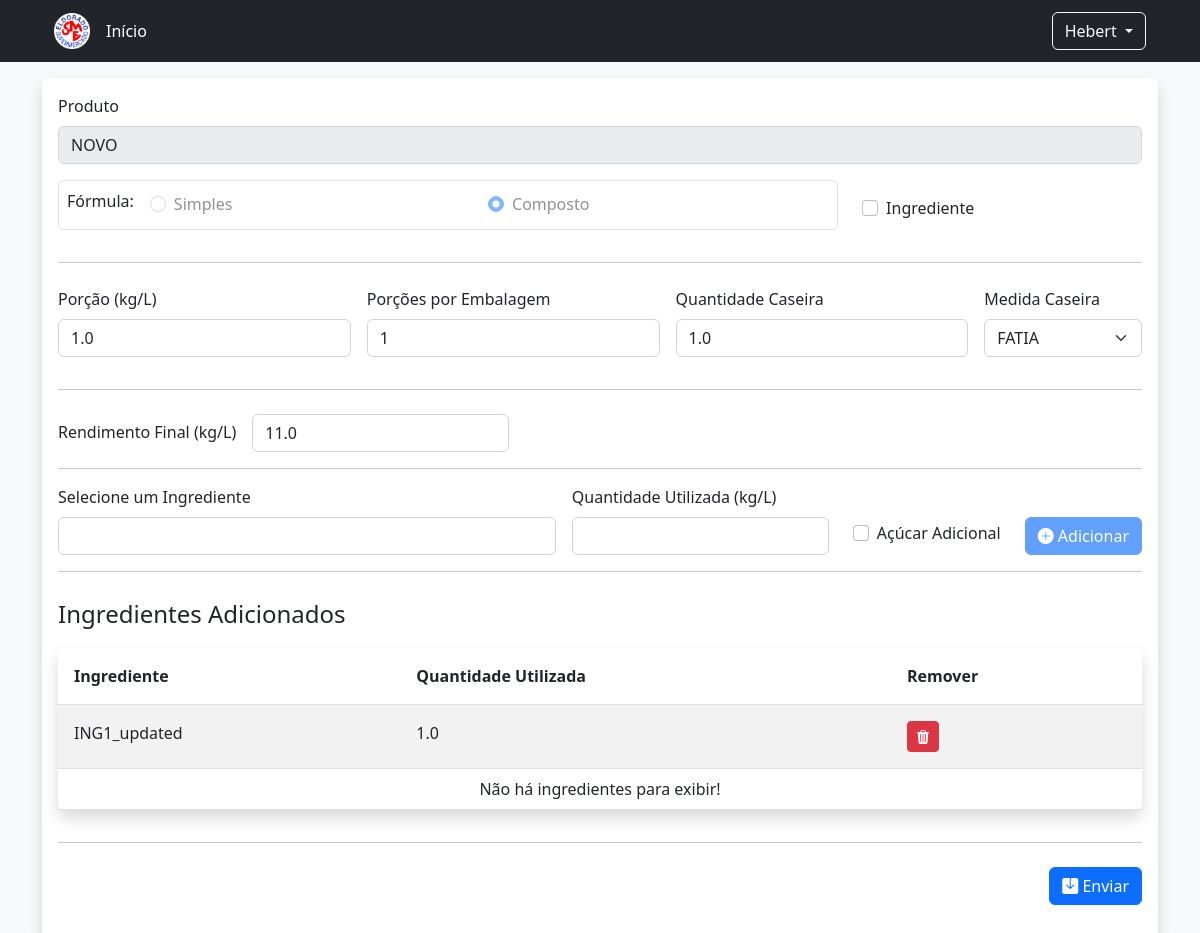
Screenshot of /cadastro/edita_item/17 with the database file from the repository.
### cadastros/models.py (models this page shows, shortened)
class Item(models.Model):
    descricao = models.CharField('Descrição', max_length=150, unique=True)
    ingrediente = models.BooleanField('Ingrediente', default=False)
    composto = models.BooleanField('Composto', default=False)

class Nutricional(models.Model):
    item = models.OneToOneField(Item, on_delete=models.CASCADE)
    quantidade_porcao = models.FloatField('Porção', default=0.0)
    quantidade_embalagem = models.IntegerField('Quantidade por Embalagem', default=1)
    quantidade_medida_caseira = models.FloatField('Quantidade da Medida Caseira', default=0.0)
    medida_caseira = models.ForeignKey(MedidaCaseira, on_delete=models.PROTECT)
    valor_energetico = models.FloatField('Valor Energético', default=0.0)
    carboidrato = models.FloatField('Carboidratos', default=0.0)
    acucar_total = models.FloatField('Açúcares Totais', default=0.0)
    acucar_adicionado = models.FloatField('Açúcares Adicionados', default=0.0)
    proteina = models.FloatField('Proteinas', default=0.0)
    gordura_total = models.FloatField('Gorduras Totais', default=0.0)
    gordura_saturada = models.FloatField('Gorduras Saturadas', default=0.0)
    gordura_trans = models.FloatField('Gorduras Trans', default=0.0)
    fibra_alimentar = models.FloatField('Fibra Alimentar', default=0.0)
    sodio = models.FloatField('Sódio', default=0.0)
    alto_acucar = models.BooleanField('Alto Açúcar Adicionado', default=False)
    alto_gordura = models.BooleanField('Alto Gordura Saturada', default=False)
    alto_sodio = models.BooleanField('Alto Sódio', default=False)

class MedidaCaseira(models.Model):
    descricao = models.CharField('Descrição', max_length=100, unique=True)

class RendimentoItem(models.Model):
    item = models.OneToOneField(Item, on_delete=models.CASCADE)
    quantidade_rendimento = models.FloatField('Quantidade da Medida Caseira', default=0.0)

class ComposicaoItem(models.Model):
    produto_final = models.ForeignKey(Item, on_delete=models.CASCADE, related_name="composicao_prod_final")
    ingrediente = models.ForeignKey(Item, on_delete=models.PROTECT, related_name="composicao_ingrediente")
    quantidade_ingrediente = models.FloatField('Quantidade do Ingrediente', default=0.0)
    acucar_adicional = models.BooleanField('Açúcar Adicional', default=False)

### cadastros/views.py (the view)
# urls.py: path('edita_item/<int:id_item>', views.edita_item, name='edita_item'),
def edita_item(request, id_item):
    if request.method == 'POST':
        try:
            data_post : json = json.loads(request.body.decode("utf-8"))
            composto : bool = data_post['composto']
        except:
            composto  : str = request.POST.get('radioFormula')
            composto : bool = true_or_false(composto)
        if not composto:
            ...
    else:
        try:
            item = Item.objects.get(id=id_item)
        except Exception as e:
            messages.add_message(request, constants.ERROR, 'Item não encontrado!')
            return redirect('lista_item')
        ingredientes : Type[Item] = Item.objects.filter(ingrediente=True).order_by('descricao')
        medidas_caseiras : Type[MedidaCaseira] = MedidaCaseira.objects.all().order_by('descricao')
        context : dict[str] = {
            'item' : item,
            'ingredientes': ingredientes,
            'medidas_caseiras' : medidas_caseiras,
            'item_ingredientes' : ComposicaoItem.objects.filter(produto_final=item),
        }
        return render(request, 'edita_item.html', context)

### cadastros/templates/edita_item.html (shortened to what this page needs)
{% extends "base.html" %}
{% load static %}
{% block body %}
    <form action="{% url 'edita_item' item.id %}" method="post" id="formItem" name="formItem" class="d-flex flex-column">{% csrf_token %}
        <div class="d-flex flex-row flex-wrap align-items-end mb-3 gap-3">
            <div class="d-flex flex-column flex-fill">
                <label class="form-label" for="produto">Produto</label>
                <input type="text" class="form-control" name="produto" id="produto" value="{{ item.descricao }}" disabled requred>
            </div>
        </div>
        <div class="d-flex flex-row flex-wrap align-items-end mb-3 gap-3">
            <div class="d-flex align-items-center gap-3 border rounded p-2" style="flex-grow: 3;">
                <p class="form-label">Fórmula: </p>
                <div class="form-check flex-fill">
                    <input class="form-check-input" type="radio" name="radioFormula" id="radioSimples" value="False" disabled
                    {% if not item.composto %}checked{% endif %}>
                    <label class="form-check-label" for="radioSimples">
                        Simples
                    </label>
                </div>
                <div class="form-check flex-fill">
                    <input class="form-check-input" type="radio" name="radioFormula" id="radioComposto" value="True" disabled
                    {% if item.composto %}checked{% endif %}>
                    <label class="form-check-label" for="radioComposto">
                        Composto
                    </label>
                </div>
            </div>
            <div class="d-flex align-items-center gap-2 p-2" style="flex-grow: 1;">
                <div class="form-check">
                <input class="form-check-input" type="checkbox" value="True" name="ingrediente" id="ingrediente" {% if item.ingrediente %}checked{% endif %}>
                <label class="form-check-label" for="ingrediente">
                    Ingrediente
                </label>
                </div>
            </div>
        </div>
        <hr class="mb-4">
        <div class="d-flex flex-row  flex-wrap align-items-end mb-3 gap-3">
            <div class="d-flex flex-column flex-fill">
                <label class="form-label" for="quantidadePorcao">
                    Porção (kg/L)
                </label>
                <input type="number" class="form-control" name="quantidadePorcao" id="quantidadePorcao" min="0.01" step="0.01" required value="{{ item.nutricional.quantidade_porcao | escape | default:"0" }}">
            </div>
            <div class="d-flex flex-column flex-fill">
                <label class="form-label" for="quantidadeEmbalagem">
                    Porções por Embalagem
                </label>
                <input type="number" class="form-control" name="quantidadeEmbalagem" id="quantidadeEmbalagem" min="0" step="1" required
                value="{{ item.nutricional.quantidade_embalagem | escape | default:"0" }}">
            </div>
            <div class="d-flex flex-column flex-fill">
                <label class="form-label" for="quantidadeCaseira">
                    Quantidade Caseira
                </label>
                <input type="number" class="form-control" name="quantidadeCaseira" id="quantidadeCaseira" min="0" step="0.01" required
                value="{{ item.nutricional.quantidade_medida_caseira | escape | default:"0" }}">
            </div>
            <div class="d-flex flex-column flex-fill">
                <label class="form-label" for="medidaCaseira">
                    Medida Caseira
                </label>
                <select class="form-select" name="medidaCaseira" id="medidaCaseira" required>
                    {% for mc in medidas_caseiras %}
                        <option value="{{ mc.id }}"
                        {% if item.nutricional.medida_caseira.id == mc.id %}
                            selected
                        {% endif %}>
                            {{ mc.descricao }}
                        </option>
                    {% endfor %}
                </select>
            </div>
        </div>
        <hr class="mb-4">
        {% if not item.composto %}
        <section id="sectionSimples" name="sectionSimples">
            <div class="d-flex flex-row flex-wrap align-items-end mb-3 gap-3">
                <div class="d-flex flex-column flex-fill">
                    <label class="form-label" for="valorEnergetico">
                        Valor Energetico (kcal)
                    </label>
                    <input type="number" class="form-control" name="valorEnergetico" id="valorEnergetico" min="0" step="0.01" required
                    value="{{ item.nutricional.valor_energetico | escape | default:"0" }}">
                </div>
                <div class="d-flex flex-column flex-fill">
                    <label class="form-label" for="carboidrato">
                        Carboidrato (g)
                    </label>
                    <input type="number" class="form-control" name="carboidrato" id="carboidrato" min="0" step="0.01"value="{{ item.nutricional.carboidrato | escape | default:"0" }}">
                </div>
                <div class="d-flex flex-column flex-fill">
                    <label class="form-label" for="acucarTotal">
                        Açúcar Total (g)
                    </label>
                    <input type="number" class="form-control" name="acucarTotal" id="acucarTotal" min="0" step="0.01" required
                    value="{{ item.nutricional.acucar_total | escape | default:"0" }}">
                </div>
                <div class="d-flex flex-column flex-fill">
                    <label class="form-label" for="acucarAdicionado">
                        Açúcar Adicionado (g)
                    </label>
                    <input type="number" class="form-control" name="acucarAdicionado" id="acucarAdicionado" min="0" step="0.01" required
                    value="{{ item.nutricional.acucar_adicionado | escape | default:"0" }}">
                </div>
                <div class="d-flex flex-column flex-fill">
                    <label class="form-label" for="proteina">
                        Proteina (g)
                    </label>
                    <input type="number" class="form-control" name="proteina" id="proteina" min="0" step="0.01" required
                    value="{{ item.nutricional.proteina | escape | default:"0" }}">
                </div>
            </div>
            <div class="d-flex flex-row flex-wrap align-items-end mb-3 gap-3">
                <div class="d-flex flex-column flex-fill">
                    <label class="form-label" for="gorduraTotal">
                        Gordura Total (g)
                    </label>
                    <input type="number" class="form-control" name="gorduraTotal" id="gorduraTotal" min="0" step="0.01" required
                    value="{{ item.nutricional.gordura_total | escape | default:"0" }}">
                </div>
                <div class="d-flex flex-column flex-fill">
                    <label class="form-label" for="gorduraSaturada">
                        Gordura Saturada (g)
                    </label>
                    <input type="number" class="form-control" name="gorduraSaturada" id="gorduraSaturada" min="0" step="0.01" required
                    value="{{ item.nutricional.gordura_saturada | escape | default:"0" }}">
                </div>
                <div class="d-flex flex-column flex-fill">
                    <label class="form-label" for="gorduraTrans">
                        Gordura Trans (g)
                    </label>
                    <input type="number" class="form-control" name="gorduraTrans" id="gorduraTrans" min="0" step="0.01" required
                    value="{{ item.nutricional.gordura_trans | escape | default:"0" }}">
                </div>
                <div class="d-flex flex-column flex-fill">
                    <label class="form-label" for="fibraAlimentar">
                        Fibra Alimentar (g)
                    </label>
                    <input type="number" class="form-control" name="fibraAlimentar" id="fibraAlimentar" min="0" step="0.01" required
                    value="{{ item.nutricional.fibra_alimentar | escape | default:"0" }}">
                </div>
                <div class="d-flex flex-column flex-fill">
                    <label class="form-label" for="sodio">
                        Sódio (mg)
                    </label>
                    <input type="number" class="form-control" name="sodio" id="sodio" min="0" step="0.01" required
                    value="{{ item.nutricional.sodio | escape | default:"0" }}">
                </div>
            </div>
        </section>
        {% else %}
        <section id="sectionComposto" name="sectionComposto">
            <div class="d-flex flex-row  flex-wrap align-items-end mb-3 gap-3">
                <div class="d-flex">
                    <label class="form-label" for="rendimento">
                        Rendimento Final (kg/L)
                    </label>
                </div>
                <div class="d-flex">
                    <input type="number" class="form-control" name="rendimento" id="rendimento" min="0.01" step="0.01" required
                    value="{{ item.rendimentoitem.quantidade_rendimento | escape | default:"0" }}">
                </div>
            </div>
            <hr class="mb-3">
            <div class="d-flex flex-row  flex-wrap align-items-end mb-3 gap-3">
                <div class="d-flex flex-column flex-fill">
                    <label class="form-label" for="selIngrediente">
                        Selecione um Ingrediente
                    </label>
                    <input list="ingredientes" class="form-control" name="selIngrediente" id="selIngrediente">
                </div>
                <div class="d-flex flex-column">
                    <label class="form-label" for="quantidadeIngrediente">
                        Quantidade Utilizada (kg/L)
                    </label>
                    <input type="number" class="form-control" name="quantidadeIngrediente" id="quantidadeIngrediente" min="0" step="0.01">
                </div>
                <div class="d-flex align-items-center gap-2 p-2">
                    <div class="form-check">
                        <input class="form-check-input" type="checkbox" value="True" name="acucarAdicional" id="acucarAdicional">
                        <label class="form-check-label" for="acucarAdicional">
                            Açúcar Adicional
                        </label>
                    </div>
                </div>
                <div class="d-flex flex-column">
                    <button type="button" class="btn btn-primary" id="adicionarItem" name="adicionarItem" disabled>
                        <i class="bi bi-plus-circle-fill"></i>
                        Adicionar
                    </button>
                </div>
            </div>
            <hr class="mb-4">
            <p class="fs-4 mb-3">Ingredientes Adicionados</p>
            <table class="table table-striped table-hover rounded shadow">
                <thead>
                  <tr>
                    <th scope="col" class="p-3">Ingrediente</th>
                    <th scope="col" class="p-3">Quantidade Utilizada</th>
                    <th scope="col" class="p-3">Remover</th>
                  </tr>
                </thead>
                <tbody id="tBody">
                    {% for i in item_ingredientes %}
                        <tr>
                            <td class="p-3">
                                {{ i.ingrediente.descricao }}
                            </td>
                            <td class="p-3">
                                {{ i.quantidade_ingrediente | escape | default:"0" }}
                            </td>
                            <td class="p-3">
                                <button class="btn btn-danger btn-sm" type="button">
                                    <i class="bi bi-trash3-fill"></i>
                                </button>
                            </td>
                        </tr>
                    {% endfor %}
                    <tr id="rowVazio">
                        <td class="text-center" colspan="3">Não há ingredientes para exibir!</td>
                    </tr>
                </tbody>
            </table>
        </section>
        {% endif %}
        <hr class="mb-4" id="sepFinalSection">
        <div class="d-flex flex-row flex-wrap align-items-end mb-3 gap-3">
            <button type="submit" class="btn btn-primary ms-auto" id="enviar" name="enviar">
                <i class="bi bi-save-fill"></i>
                Enviar
            </button>
        </div>
    </form>
{% endblock %}

### rows the page displays
Item: produto "NOVO", composto "☐ Simples", composto "☑ Composto", quantidadePorcao "1.0", quantidadeEmbalagem "1", quantidadeCaseira "1.0", medidaCaseira "FATIA", rendimento "11.0"
ComposicaoItem: ingrediente.descricao "ING1_updated", quantidade_ingrediente "1.0"
